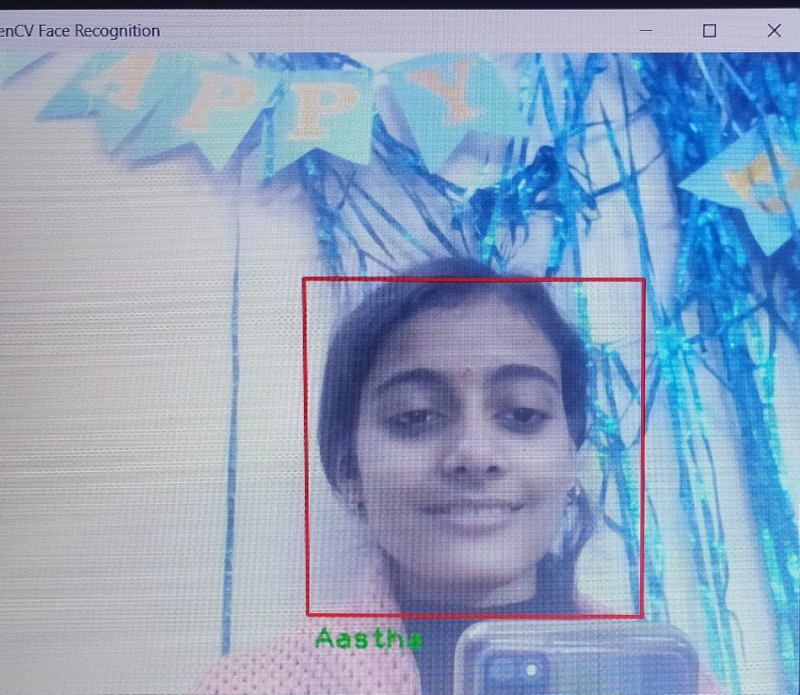
#> input picture Class Projects/Assingment 1/Aastha_1_IT/assignment 1 photo.jpg, 1600 x 1389 px, given in place of the camera (shown at 1/2 size)
$ python day3new.py
#> lines starting #> are read from the running program, lines starting #| are printed output that depends on the picture; after the words box and inside, x2 and y2 are one past the last pixel; in counts of white or black regions, pixels touching at a corner belong together
import cv2
import numpy as np
framewidth = 640
frameheight = 480
cap = cv2.VideoCapture(0)
cap.set(3,framewidth)
cap.set(4,frameheight)
def empty(x):
    pass
cv2.namedWindow('parameters')
cv2.resizeWindow('parameters',640,480)
cv2.createTrackbar('threshold1','parameters',100,255,empty)
cv2.createTrackbar('threshold2','parameters',200,255,empty)
cv2.createTrackbar('Area','parameters',1000,20000,empty)
def getContours(imgDiale,imgContours):
    """

    :param imgDiale: we are getting the cordinates of edges to draw the countors
    :param imgCountors: After getting cordinates we draw the countors to orginaal image
    :return:
    """
    contour,hie = cv2.findContours(cv2.cvtColor(imgDilate, cv2.COLOR_BGR2GRAY),cv2.RETR_EXTERNAL,cv2.CHAIN_APPROX_NONE)
    for cnt in contour:
        area_min = cv2.getTrackbarPos('Area','parameters')
        area = cv2.contourArea(cnt)
        print(area)
        if area > area_min:
            # print(area)
            cv2.drawContours(imgContours,cnt,-1,(0,255,0),3)
            peri = cv2.arcLength(cnt,True)
            approx = cv2.approxPolyDP(cnt,0.02*peri,True)
            # print(len(approx))
            x,y,w,h = cv2.boundingRect(approx)
            cv2.rectangle(imgContours,(x,y),(x+w,y+h),(255,0,255),3)
            cv2.putText(imgContours,"Points"+str(len(approx)),(x+w+20,y+h+20),cv2.FONT_HERSHEY_COMPLEX,0.7,(0,0,255),2,0)
            cv2.putText(imgContours,'Area: '+str(int(area)),(x+w+45,y+h+45),cv2.FONT_HERSHEY_COMPLEX,0.7,(0,0,255),2,0)


while True:
    ret,img = cap.read()
#> img is the input picture: shape (1389, 1600, 3); mean B, G, R 190.2, 163.1, 142.1
    imgContours = img.copy()
    # preprocessing of image
    imgblur = cv2.GaussianBlur(img,(7,7),1)
    # why bluring the image?
    # it is beacuse if we not blur the image we get more noises and unwanted edges so to prevent this we preprocess(blur) the input image
    #converting image in to gray
    imgGray = cv2.cvtColor(imgblur,cv2.COLOR_BGR2GRAY)
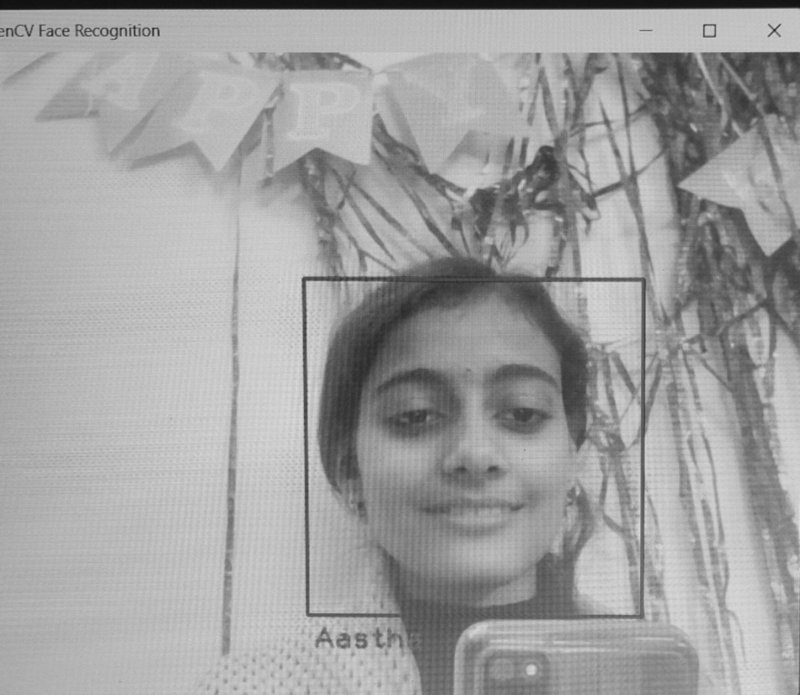
#> imgGray: shape (1389, 1600) (shown at 1/2 size); min 15, max 228, mean 159.9
    # why converting into gray?

    # Because canny edge detector in works on gray channel image
    imgGray = cv2.cvtColor(imgGray,cv2.COLOR_GRAY2BGR)
#> imgGray: shape (1389, 1600, 3)


    # converting img into cany for edge detection
    t1 = cv2.getTrackbarPos('threshold1','parameters')
    t2 = cv2.getTrackbarPos('threshold2','parameters')
    imgCanny = cv2.Canny(imgGray,t1,t2)
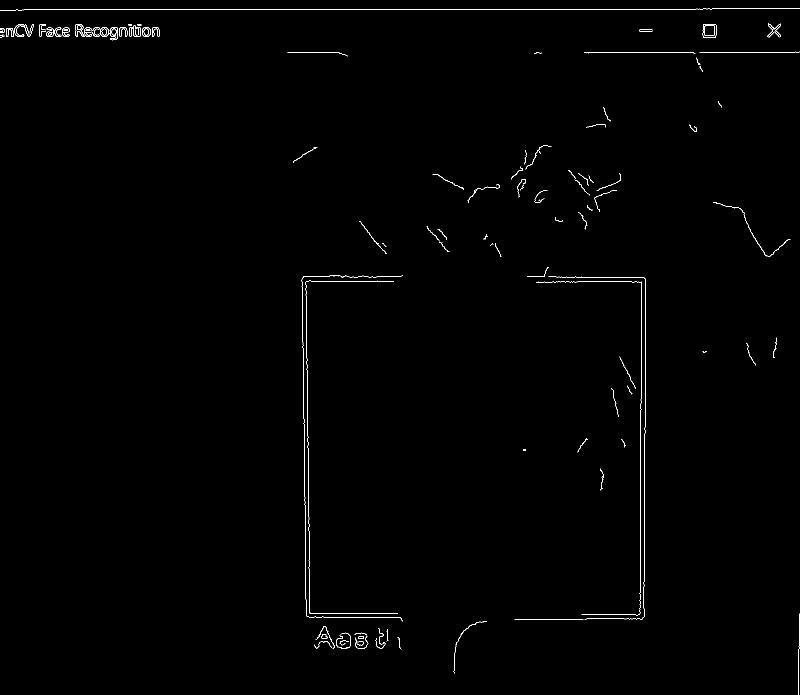
#> imgCanny: shape (1389, 1600) (shown at 1/2 size); 0.54% white in thin lines or dots
    # it also required to be converted
    imgCanny = cv2.cvtColor(imgCanny,cv2.COLOR_GRAY2BGR)
#> imgCanny: shape (1389, 1600, 3); 0.54% white in thin lines or dots
    # to find the correct threesold valus we need to creat trackbar to get optimal threesold vales

    # width of image is very small so we have to dilate the image

    kernal = np.ones((5,5),np.uint8)

    imgDilate = cv2.dilate(imgCanny,kernal,iterations=1)
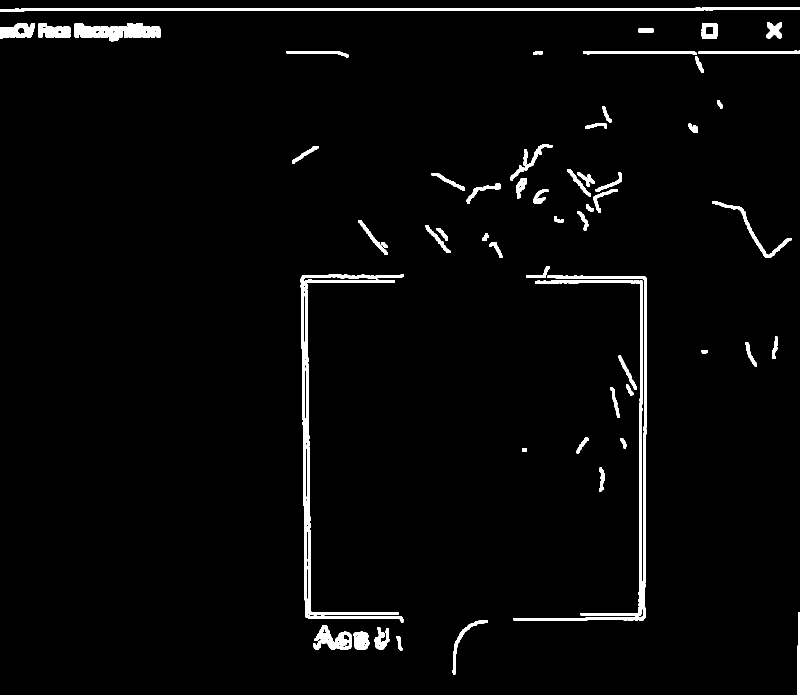
#> imgDilate: shape (1389, 1600, 3) (shown at 1/2 size); 2.8% white; 58 white regions
    # imgDilate = cv2.cvtColor(imgDilate,cv2.COLOR_GRAY2BGR)

    getContours(imgDilate,imgContours=imgContours)
#> in getContours, `contour,hie = cv2.findContours(cv2.cvtColor(imgDilate, cv2.COLOR_BGR2G..`: contour = 58 contours; largest, box (x1, y1, x2, y2) and area: (0, 14, 1600, 23) 6566, (1027, 551, 1294, 1242) 4820, (601, 548, 808, 1245) 4676, (609, 559, 798, 1230) 4433, (1070, 561, 1286, 1233) 4150; hie = 58 rows, first 6: [1, -1, -1, -1], [2, 0, -1, -1], [3, 1, -1, -1], [4, 2, -1, -1], [5, 3, -1, -1], [6, 4, -1, -1]
#> in getContours, `area = cv2.contourArea(cnt)`: area = 153.5
#| 153.5


    output = np.hstack([imgDilate,imgContours])
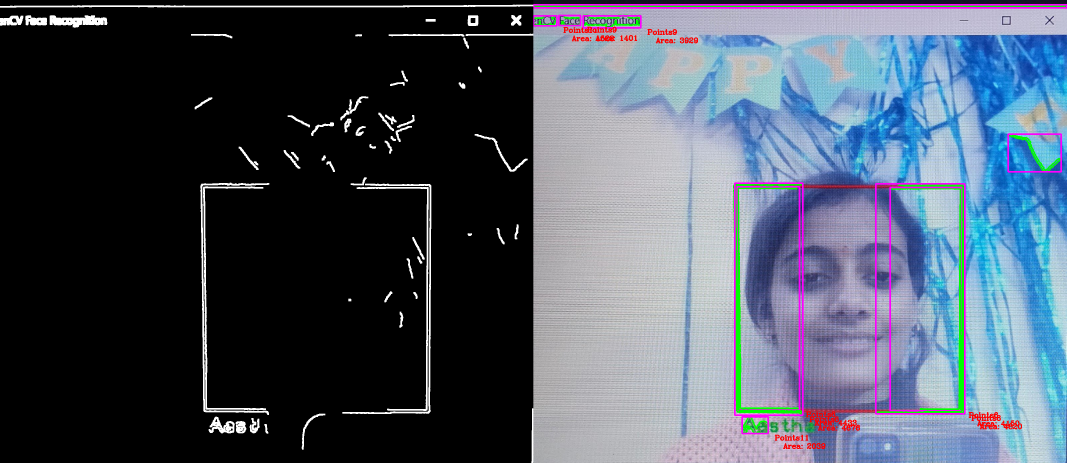
#> output: shape (1389, 3200, 3) (shown at 1/3 size); mean B, G, R 97.9, 84.2, 75
    cv2.imshow('output',output)

    if cv2.waitKey(1) & 0xFF == ord('q'):
#> (key q is pressed here)
        break
cap.release()
cv2.destroyAllWindows()
